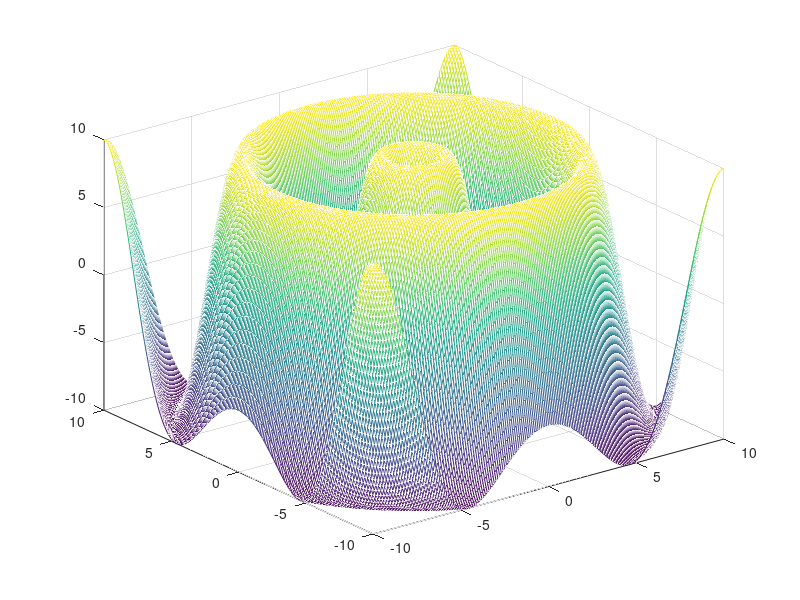
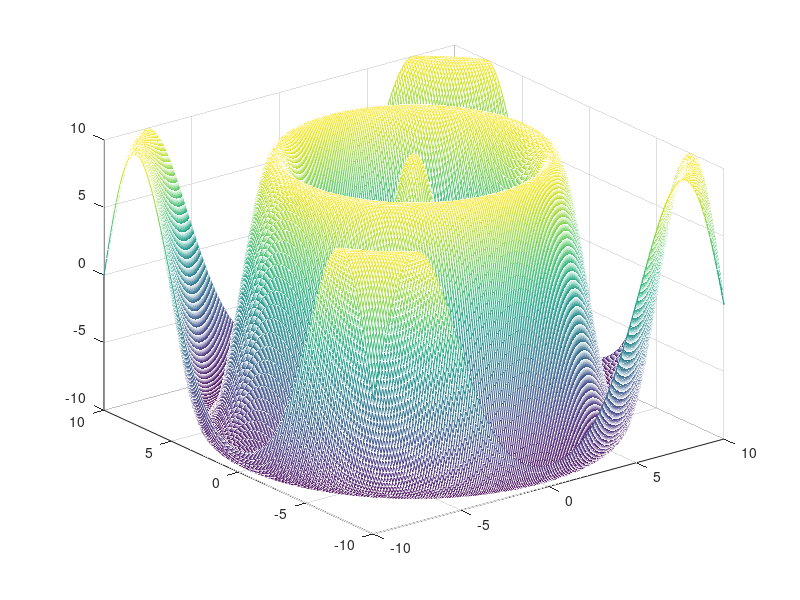

These figures' MATLAB source, in order:
% 3 D plot using mesh
[x,y] = meshgrid(-10:0.1:10); 
t = sqrt(x.^2+y.^2);

figure(1)
z1=(10*sin(t));
mesh(x,y,z1)
figure(2)
z2 =(10*cos(t));
mesh(x,y,z2)
fprintf("FINISH");
fprintf('\n');